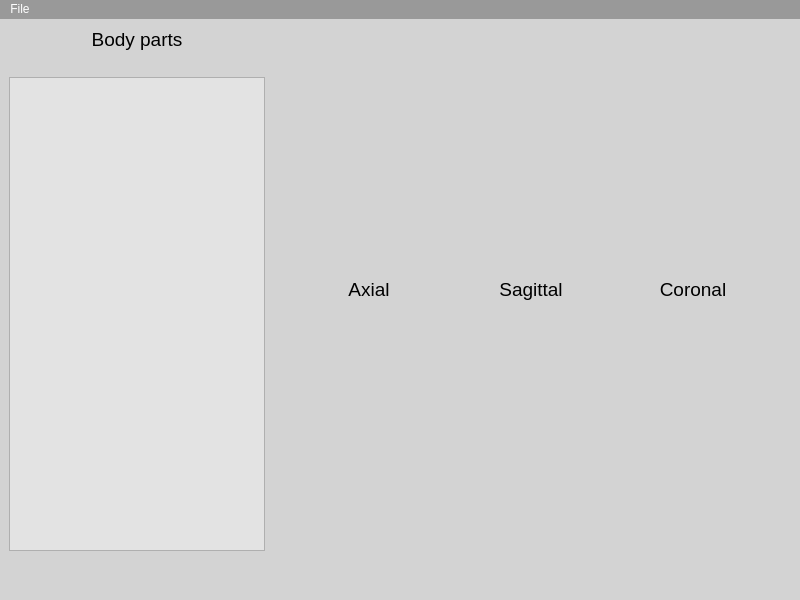
<?xml version="1.0" encoding="UTF-8"?>
<ui version="4.0">
 <class>MainWindow</class>
 <widget class="QMainWindow" name="MainWindow">
  <property name="geometry">
   <rect>
    <x>0</x>
    <y>0</y>
    <width>800</width>
    <height>600</height>
   </rect>
  </property>
  <property name="minimumSize">
   <size>
    <width>800</width>
    <height>600</height>
   </size>
  </property>
  <property name="windowTitle">
   <string>DicomViewer</string>
  </property>
  <property name="styleSheet">
   <string notr="true">background-color: rgb(153, 153, 153);
color: rgb(255, 255, 255);</string>
  </property>
  <widget class="QWidget" name="centralwidget">
   <property name="styleSheet">
    <string notr="true">background-color: rgb(211, 211, 211);</string>
   </property>
   <layout class="QGridLayout" name="gridLayout">
    <item row="0" column="1">
     <spacer name="horizontalSpacer">
      <property name="orientation">
       <enum>Qt::Horizontal</enum>
      </property>
      <property name="sizeType">
       <enum>QSizePolicy::Fixed</enum>
      </property>
      <property name="sizeHint" stdset="0">
       <size>
        <width>40</width>
        <height>20</height>
       </size>
      </property>
     </spacer>
    </item>
    <item row="0" column="3">
     <spacer name="horizontalSpacer_2">
      <property name="orientation">
       <enum>Qt::Horizontal</enum>
      </property>
      <property name="sizeType">
       <enum>QSizePolicy::Fixed</enum>
      </property>
      <property name="sizeHint" stdset="0">
       <size>
        <width>40</width>
        <height>20</height>
       </size>
      </property>
     </spacer>
    </item>
    <item row="0" column="5">
     <spacer name="horizontalSpacer_3">
      <property name="orientation">
       <enum>Qt::Horizontal</enum>
      </property>
      <property name="sizeType">
       <enum>QSizePolicy::Fixed</enum>
      </property>
      <property name="sizeHint" stdset="0">
       <size>
        <width>40</width>
        <height>20</height>
       </size>
      </property>
     </spacer>
    </item>
    <item row="0" column="4">
     <layout class="QVBoxLayout" name="sagittalLayout">
      <item>
       <widget class="QLabel" name="label_3">
        <property name="sizePolicy">
         <sizepolicy hsizetype="Minimum" vsizetype="Fixed">
          <horstretch>0</horstretch>
          <verstretch>0</verstretch>
         </sizepolicy>
        </property>
        <property name="font">
         <font>
          <pointsize>14</pointsize>
         </font>
        </property>
        <property name="styleSheet">
         <string notr="true">color: rgb(0, 0, 0);</string>
        </property>
        <property name="text">
         <string>Sagittal</string>
        </property>
        <property name="alignment">
         <set>Qt::AlignCenter</set>
        </property>
       </widget>
      </item>
      <item>
       <spacer name="verticalSpacer_3">
        <property name="orientation">
         <enum>Qt::Vertical</enum>
        </property>
        <property name="sizeType">
         <enum>QSizePolicy::Fixed</enum>
        </property>
        <property name="sizeHint" stdset="0">
         <size>
          <width>20</width>
          <height>40</height>
         </size>
        </property>
       </spacer>
      </item>
     </layout>
    </item>
    <item row="0" column="6">
     <layout class="QVBoxLayout" name="coronalLayout">
      <item>
       <widget class="QLabel" name="label_4">
        <property name="sizePolicy">
         <sizepolicy hsizetype="Minimum" vsizetype="Fixed">
          <horstretch>0</horstretch>
          <verstretch>0</verstretch>
         </sizepolicy>
        </property>
        <property name="font">
         <font>
          <pointsize>14</pointsize>
         </font>
        </property>
        <property name="styleSheet">
         <string notr="true">color: rgb(0, 0, 0);</string>
        </property>
        <property name="text">
         <string>Coronal</string>
        </property>
        <property name="alignment">
         <set>Qt::AlignCenter</set>
        </property>
       </widget>
      </item>
      <item>
       <spacer name="verticalSpacer_4">
        <property name="orientation">
         <enum>Qt::Vertical</enum>
        </property>
        <property name="sizeType">
         <enum>QSizePolicy::Fixed</enum>
        </property>
        <property name="sizeHint" stdset="0">
         <size>
          <width>20</width>
          <height>40</height>
         </size>
        </property>
       </spacer>
      </item>
     </layout>
    </item>
    <item row="0" column="2">
     <layout class="QVBoxLayout" name="axialLayout">
      <item>
       <widget class="QLabel" name="label_2">
        <property name="sizePolicy">
         <sizepolicy hsizetype="Minimum" vsizetype="Fixed">
          <horstretch>0</horstretch>
          <verstretch>0</verstretch>
         </sizepolicy>
        </property>
        <property name="font">
         <font>
          <pointsize>14</pointsize>
         </font>
        </property>
        <property name="styleSheet">
         <string notr="true">color: rgb(0, 0, 0);</string>
        </property>
        <property name="text">
         <string>Axial</string>
        </property>
        <property name="alignment">
         <set>Qt::AlignCenter</set>
        </property>
       </widget>
      </item>
      <item>
       <spacer name="verticalSpacer_2">
        <property name="orientation">
         <enum>Qt::Vertical</enum>
        </property>
        <property name="sizeType">
         <enum>QSizePolicy::Fixed</enum>
        </property>
        <property name="sizeHint" stdset="0">
         <size>
          <width>20</width>
          <height>40</height>
         </size>
        </property>
       </spacer>
      </item>
     </layout>
    </item>
    <item row="0" column="0">
     <layout class="QVBoxLayout" name="bodPartsLayout">
      <item>
       <widget class="QLabel" name="label">
        <property name="sizePolicy">
         <sizepolicy hsizetype="Minimum" vsizetype="Minimum">
          <horstretch>0</horstretch>
          <verstretch>0</verstretch>
         </sizepolicy>
        </property>
        <property name="minimumSize">
         <size>
          <width>0</width>
          <height>0</height>
         </size>
        </property>
        <property name="font">
         <font>
          <pointsize>14</pointsize>
         </font>
        </property>
        <property name="styleSheet">
         <string notr="true">color: rgb(0, 0, 0);</string>
        </property>
        <property name="text">
         <string>Body parts</string>
        </property>
        <property name="alignment">
         <set>Qt::AlignCenter</set>
        </property>
       </widget>
      </item>
      <item>
       <spacer name="verticalSpacer">
        <property name="orientation">
         <enum>Qt::Vertical</enum>
        </property>
        <property name="sizeType">
         <enum>QSizePolicy::Fixed</enum>
        </property>
        <property name="sizeHint" stdset="0">
         <size>
          <width>20</width>
          <height>20</height>
         </size>
        </property>
       </spacer>
      </item>
      <item>
       <widget class="QListWidget" name="bodyPartsList">
        <property name="sizePolicy">
         <sizepolicy hsizetype="Fixed" vsizetype="Expanding">
          <horstretch>0</horstretch>
          <verstretch>0</verstretch>
         </sizepolicy>
        </property>
        <property name="minimumSize">
         <size>
          <width>0</width>
          <height>0</height>
         </size>
        </property>
        <property name="styleSheet">
         <string notr="true">color: rgb(0, 0, 0);
background-color: rgb(227, 227, 227);</string>
        </property>
       </widget>
      </item>
      <item>
       <spacer name="verticalSpacer_5">
        <property name="orientation">
         <enum>Qt::Vertical</enum>
        </property>
        <property name="sizeType">
         <enum>QSizePolicy::Fixed</enum>
        </property>
        <property name="sizeHint" stdset="0">
         <size>
          <width>20</width>
          <height>40</height>
         </size>
        </property>
       </spacer>
      </item>
     </layout>
    </item>
    <item row="0" column="7">
     <spacer name="horizontalSpacer_4">
      <property name="orientation">
       <enum>Qt::Horizontal</enum>
      </property>
      <property name="sizeType">
       <enum>QSizePolicy::Fixed</enum>
      </property>
      <property name="sizeHint" stdset="0">
       <size>
        <width>40</width>
        <height>20</height>
       </size>
      </property>
     </spacer>
    </item>
   </layout>
  </widget>
  <widget class="QMenuBar" name="menubar">
   <property name="geometry">
    <rect>
     <x>0</x>
     <y>0</y>
     <width>800</width>
     <height>26</height>
    </rect>
   </property>
   <widget class="QMenu" name="menuFile">
    <property name="title">
     <string>File</string>
    </property>
    <addaction name="openFile"/>
   </widget>
   <addaction name="menuFile"/>
  </widget>
  <action name="actionOpen">
   <property name="text">
    <string>Файл</string>
   </property>
  </action>
  <action name="openFile">
   <property name="text">
    <string>Open</string>
   </property>
  </action>
 </widget>
 <resources/>
 <connections/>
</ui>
